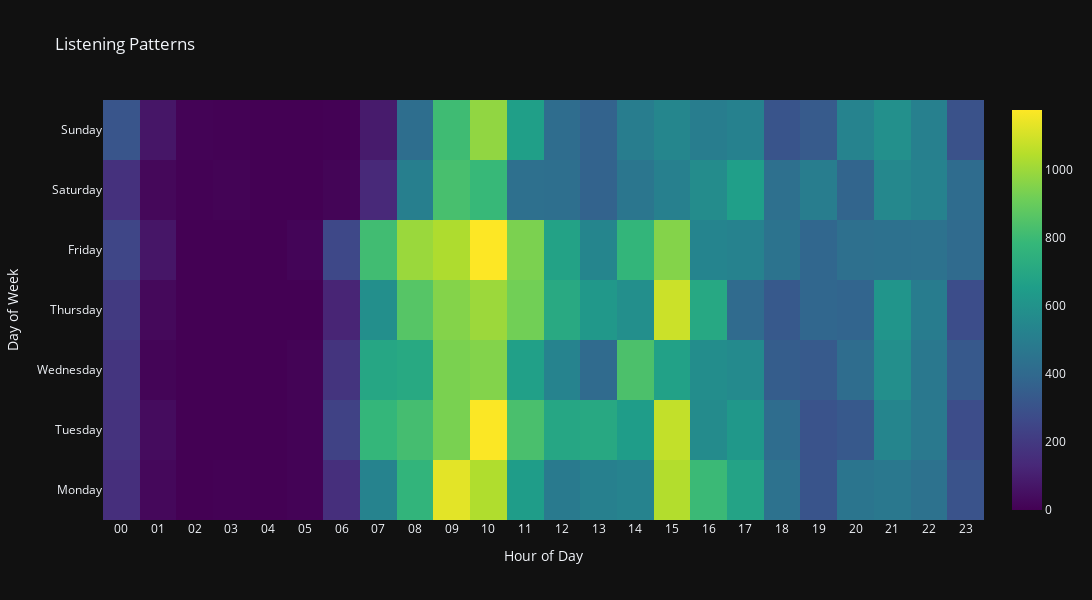

The cell this chart's notebook holds for it:
### Markdown cell above
<h2> Listening Patterns

### Code cell
data = []
for row in df.index:
    date = str(row).split(' ')[0]
    time = str(row).split(' ')[1]
    hour = time.split(':')[0]
    date_obj = pd.to_datetime(date)
    day_of_week = date_obj.day_name()
    data.append([day_of_week, hour])

df_new = pd.DataFrame(data, columns=['day_of_week', 'hour_of_day'])
df_heatmap = df_new.groupby(['day_of_week', 'hour_of_day']).size().unstack()

# Fill NaN values with 0
df_heatmap = df_heatmap.fillna(0)

# Convert the DataFrame to a matrix
heatmap_data = df_heatmap.values

# Create the heatmap
fig = go.Figure(data=go.Heatmap(
    z=heatmap_data,
    x=df_heatmap.columns.tolist(),
    y=df_heatmap.index.tolist(),
    colorscale='Viridis'))

fig.update_layout(
    autosize=False,
    width=1200,
    height=600,
    template = 'plotly_dark',
    title='Listening Patterns',
    xaxis_nticks=24,  # This ensures that all hours are displayed on the x-axis
    yaxis=dict(categoryorder='array', categoryarray= ['Monday','Tuesday','Wednesday','Thursday','Friday','Saturday', 'Sunday']),  # This ensures that the days of the week are displayed in the correct order
    xaxis_title="Hour of Day",
    yaxis_title="Day of Week"
)

fig.show()

### Figure 1 — Plotly figure (JSON) as saved in the notebook; plotly's stock layout.template omitted (floating-point values rounded to 4 significant figures; data arrays with more than 128 entries replaced by an {"elided": "..."} marker saying what was removed)
{"data": [{"colorscale": [[0, "#440154"], [0.1111, "#482878"], [0.2222, "#3e4989"], [0.3333, "#31688e"], [0.4444, "#26828e"], [0.5556, "#1f9e89"], [0.6667, "#35b779"], [0.7778, "#6ece58"], [0.8889, "#b5de2b"], [1, "#fde725"]], "type": "heatmap", "x": ["00", "01", "02", "03", "04", "05", "06", "07", "08", "09", "10", "11", "12", "13", "14", "15", "16", "17", "18", "19", "20", "21", "22", "23"], "y": ["Friday", "Monday", "Saturday", "Sunday", "Thursday", "Tuesday", "Wednesday"], "z": {"elided": "7x24 int values"}}], "layout": {"autosize": false, "height": 600, "title": {"text": "Listening Patterns"}, "width": 1200, "xaxis": {"nticks": 24, "title": {"text": "Hour of Day"}}, "yaxis": {"categoryarray": ["Monday", "Tuesday", "Wednesday", "Thursday", "Friday", "Saturday", "Sunday"], "categoryorder": "array", "title": {"text": "Day of Week"}}}}
